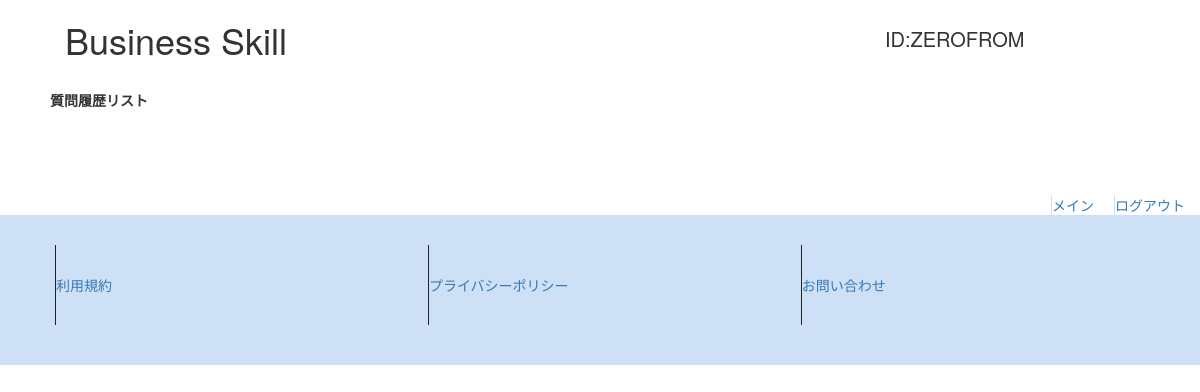
The app's page /history_list.php (signed in), older data.
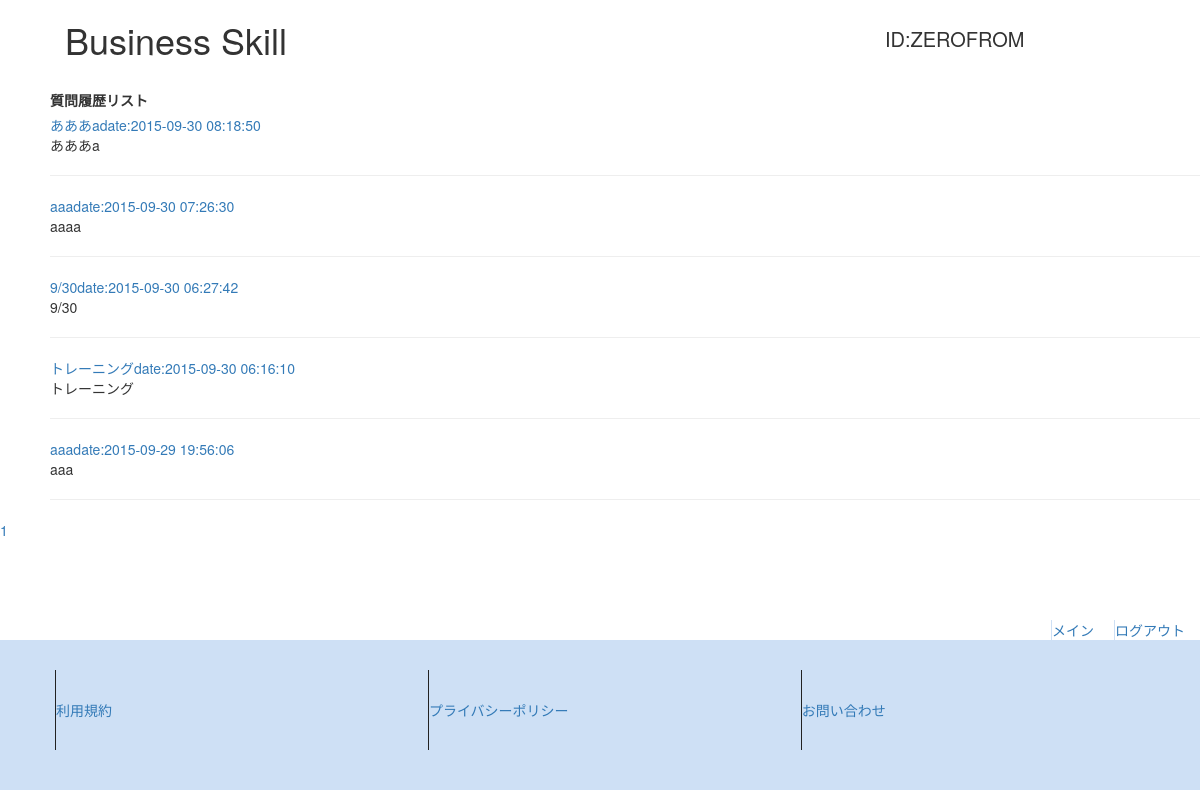
The same page, newer data.
### tables this page shows
CREATE TABLE IF NOT EXISTS `question` (
  `id` int(255) NOT NULL,
  `title` varchar(255) NOT NULL,
  `question` text NOT NULL,
  `date` datetime NOT NULL,
  `user_id` varchar(255) NOT NULL
);

### require/session.php (called while the page is built, shortened)
<?php
    $id = $_SESSION["id"];
?>

### history_list.php (the view, shortened to what this page needs)
<?php
    require('require/session.php');
    $num = 5;
    $count = 0;
    $i = 0;
    $page_num = "";
    $view = array();
    $pdo = new PDO('mysql:dbname=bs;host=localhost', 'root', '');
    $stmt = $pdo->prepare("SELECT * FROM question WHERE user_id='$id' ORDER BY date DESC");
    $flag = $stmt->execute();
    if($flag==false){
        $view = "SQLエラー";
    }else{
        while( $result = $stmt->fetch(PDO::FETCH_ASSOC)){
            if($i == 0){
                $view[$count] = "";
            }
            $view[$count] .= '<a href="question_history.php?question_id='.$result['id'].'&id='.$id.'"method="get" action="question_history.php">'.$result['title'].'date:'.$result['date'].'</a><br>'.mb_substr($result['question'],0,100,'UTF-8').'<br><hr>';
            $i++;
            if($i >= $num){
                $count++;
                $i = 0;
            }
        }
        $page = 0;
        $view_num = $view[$page];
        for($i=1; $i <= $count; $i++){
            $page_num .=  '<a href="history_list.php?page='.$i.'">'.$i.'</a>';
        }
    }
?>
<?php require('require/header.php'); ?>
<div class="margin_left50">
    <label class="margin_top20">質問履歴リスト</label>
    <br>
    <?=$view_num?>
</div>
    <div class ='page_num'>
    <?=$page_num?>
</div>
<?php require('require/footer.php'); ?>

Row changes from the older to the newer data that the page shows:
added question: title "あああa", date "2015-09-30 08:18:50", question "あああa"
added question: title "aaa", date "2015-09-30 07:26:30", question "aaaa"
added question: title "9/30", date "2015-09-30 06:27:42", question "9/30"
added question: title "トレーニング", date "2015-09-30 06:16:10", question "トレーニング"
added question: title "aaa", date "2015-09-29 19:56:06", question "aaa"
Text that changed along with them:
text now shown: "date: date: date: date: date:"
new list line: "1"
